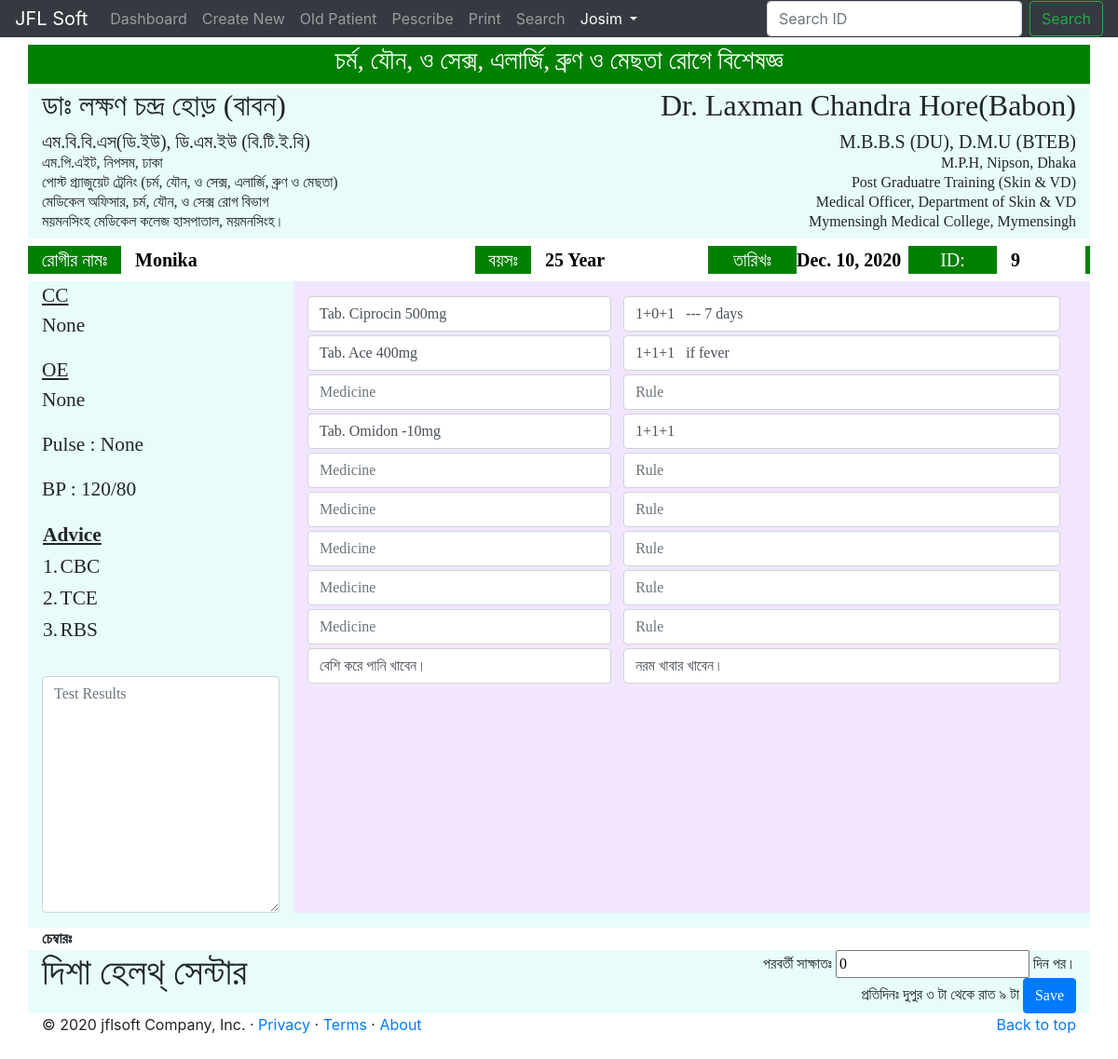
The page /update_medicine/9 (signed in) on the database its author committed.
### prescription/models.py (models this page shows, shortened)
class Patient(models.Model):
	name= models.CharField(max_length=100, null=True)
	age_y= models.IntegerField(null=True, blank=True)
	age_m= models.IntegerField(null=True, blank=True, default=0)
	age_d= models.IntegerField(null=True, blank=True, default=0)
	sex= models.CharField(choices=CATEGORY_CHOICES_SEX, max_length=100)
	cc= models.CharField(max_length=300, null=True, blank=True)
	oe= models.CharField(max_length=300, null=True, blank=True)
	pulse= models.CharField(max_length=50, null=True, blank=True)
	bp= models.CharField(max_length=50, null=True, blank=True)
	test = models.ManyToManyField(Test, blank=True)
	others_test= models.CharField(max_length=400, null=True, blank=True)
	date=models.DateField(auto_now=False,auto_now_add=False,default=today)
	status= models.BooleanField(default=False)

class Test(models.Model):
	title= models.CharField(max_length=200)

class Medicine(models.Model):
	patientname = models.ForeignKey(Patient, on_delete=models.CASCADE, null=True, blank=True)
	test_result= models.TextField(blank=True)
	date = models.DateTimeField(auto_now_add=True)
	next_visit = models.IntegerField(default=0, null= True, blank=True)
	diagonosis = models.CharField(max_length=200, null=True, blank=True)
	advice = models.CharField(max_length=200, null=True, blank=True)
	med1= models.CharField(max_length=200, null=True, blank=True)
	rule1= models.CharField(max_length=200, null=True, blank=True)
	med2= models.CharField(max_length=200, null=True, blank=True)
	rule2= models.CharField(max_length=200, null=True, blank=True)
	med3= models.CharField(max_length=200, null=True, blank=True)
	rule3= models.CharField(max_length=200, null=True, blank=True)
	med4= models.CharField(max_length=200, null=True, blank=True)
	rule4= models.CharField(max_length=200, null=True, blank=True)
	med5= models.CharField(max_length=200, null=True, blank=True)
	rule5= models.CharField(max_length=200, null=True, blank=True)
	med6= models.CharField(max_length=200, null=True, blank=True)
	rule6= models.CharField(max_length=200, null=True, blank=True)
	med7= models.CharField(max_length=200, null=True, blank=True)
	rule7= models.CharField(max_length=200, null=True, blank=True)
	med8= models.CharField(max_length=200, null=True, blank=True)
	rule8= models.CharField(max_length=200, null=True, blank=True)
	med9= models.CharField(max_length=200, null=True, blank=True)
	rule9= models.CharField(max_length=200, null=True, blank=True)
	med10= models.CharField(max_length=200, null=True, blank=True)
	rule10= models.CharField(max_length=200, null=True, blank=True)

### prescription/views.py (the view, shortened to what this page needs)
# urls.py: path('update_medicine/<int:pk>', views.UpdateMedicineView.as_view(), name='update_medicine'),
class UpdateMedicineView(LoginRequiredMixin, UpdateView):
    model = Medicine
    fields = ['test_result','next_visit','diagonosis','advice','med1','rule1','med2','rule2','med3',
            'rule3','med4','rule4','med5','rule5','med6','rule6','med7','rule7','med8','rule8','med9','rule9','med10','rule10'
        ]
    template_name_suffix = '_update_form'
    def get_context_data(self, *args, **kwargs):
        idd=self.kwargs['pk']
        pati = Medicine.objects.get(id=idd)
        context = super().get_context_data(**kwargs)
        context['patient'] = Patient.objects.get(id=pati.patientname.id)
        return context

### prescription/templates/prescription/medicine_update_form.html (shortened to what this page needs)
{% extends 'prescription/base.html' %}
{% load widget_tweaks %}
{% load static %}
{% block content %}
  <link href="{% static 'assets/bootstrap/css/bootstrap.min.css' %}" rel="stylesheet">
<div class="container main-box">
    <div class="row mt-3 box">
      <div class="col-sm-12" style=" background-color: green; color: white; text-align: center;"><h3>চর্ম, যৌন, ও সেক্স, এলার্জি, ব্রুণ ও মেছতা রোগে বিশেষজ্ঞ</h3></div>
    </div>
    <div class="row mt-1 box">
      <div class="col-sm-6" style="line-height: 5px;">
      	<h2>ডাঃ লক্ষণ চন্দ্র হোড় (বাবন)</h2>
      	<h5>এম.বি.বি.এস(ডি.ইউ), ডি.এম.ইউ (বি.টি.ই.বি)</h5>
      	<p>এম.পি.এইট, নিপসম, ঢাকা</p>
      	<p>পোস্ট গ্র্যাজুয়েট ট্রেনিং (চর্ম, যৌন, ও সেক্স, এলার্জি, ব্রুণ ও মেছতা)</p>
      	<p>মেডিকেল অফিসার, চর্ম, যৌন, ও সেক্স রোগ বিভাগ</p>
      	<p>ময়মনসিংহ মেডিকেল কলেজ হাসপাতাল, ময়মনসিংহ।</p>
      </div>
      <div class="col-sm-6" style="text-align: right; line-height: 5px;">
      	<h2>Dr. Laxman Chandra Hore(Babon)</h2>
      	<h5>M.B.B.S (DU), D.M.U (BTEB)</h5>
      	<p>M.P.H, Nipson, Dhaka</p>
      	<p>Post Graduatre Training (Skin & VD)</p>
      	<p>Medical Officer, Department of Skin & VD</p>
      	<p>Mymensingh Medical College, Mymensingh</p>
  	  </div>
    </div>
    <div class="row mt-2 box" style=" background-color: green; color: white; font-size: 20px; text-align: center;">
      <div class="col-" style="width: 100px;">রোগীর নামঃ</div>
      <div class="col-sm-4" style=" background-color: white; color: black; text-align: left;"><b>
      {{ patient.name }}</b></div>
      <div class="col-" style="width: 60px;">বয়সঃ</div>
      <div class="col-sm-2" style=" background-color: white; color: black; text-align: left;">
      	{% if patient.age_y %}
      	<b>{{ patient.age_y}} Year</b>
      	{% endif %}
      </div>
      <div class="col-sm-1" style="">তারিখঃ </div>
      <div class="col-" style=" background-color: white; color: black; text-align: left; width: 120px;"><b> {{ patient.date }}</b></div>
      <div class="col-sm-1">ID: </div>
      <div class="col-sm-1" style=" background-color: white; color: black; text-align: left;"><b>{{ patient.id }}</b></div>
    </div>
    <div class="row mt-2 box" style="height: ;">
      <div class="col-sm-3" style="font-size: 16pt;">
      	<u>CC</u>
      	<p>{{ patient.cc }}</p>
		<u>OE</u>
		<p>{{ patient.oe }}</p>
		<p>Pulse : {{ patient.pulse }}</p>
		<p>BP : {{patient.bp}}</p>
      	<table style="font-size: 16pt;">
      		<tr>
		        <th colspan="12"><u>Advice</u></th>
		      </tr>
      	  {% for order_item in patient.test.all %}
		      <tr>
		        <td>{{ forloop.counter }}. </td>
		        <td> {{ order_item.title }}</td>
		      </tr>
		  {% endfor %}
		</table>
		<br/>
<form form method="POST">
		<p>{% render_field form.test_result class="form-control" placeholder="Test Results" %}</p>
      </div>
	<div class="form-group col-sm-9" style="text-align:; background-color: #f2e6ff;">
		<div class="row">
	        <div class="col-sm-5 mt-3">
                {% render_field form.med1 class="form-control" placeholder="Medicine" %}
            </div>
	        <div class="col-sm-7 mt-3" style="margin-left: -2%;">
                {% render_field form.rule1 class="form-control" placeholder="Rule" %}
            </div>
        </div>
		<div class="row">
	        <div class="col-sm-5 mt-1">
                {% render_field form.med2 class="form-control" placeholder="Medicine" %}
            </div>
	        <div class="col-sm-7 mt-1" style="margin-left: -2%;">
                {% render_field form.rule2 class="form-control" placeholder="Rule" %}
            </div>
        </div>
		<div class="row">
	        <div class="col-sm-5 mt-1">
                {% render_field form.med3 class="form-control" placeholder="Medicine" %}
            </div>
	        <div class="col-sm-7 mt-1" style="margin-left: -2%;">
                {% render_field form.rule3 class="form-control" placeholder="Rule" %}
            </div>
        </div>
		<div class="row">
	        <div class="col-sm-5 mt-1">
                {% render_field form.med4 class="form-control" placeholder="Medicine" %}
            </div>
	        <div class="col-sm-7 mt-1" style="margin-left: -2%;">
                {% render_field form.rule4 class="form-control" placeholder="Rule" %}
            </div>
        </div>
		<div class="row">
	        <div class="col-sm-5 mt-1">
                {% render_field form.med5 class="form-control" placeholder="Medicine" %}
            </div>
	        <div class="col-sm-7 mt-1" style="margin-left: -2%;">
                {% render_field form.rule5 class="form-control" placeholder="Rule" %}
            </div>
        </div>
		<div class="row">
	        <div class="col-sm-5 mt-1">
                {% render_field form.med6 class="form-control" placeholder="Medicine" %}
            </div>
	        <div class="col-sm-7 mt-1" style="margin-left: -2%;">
                {% render_field form.rule6 class="form-control" placeholder="Rule" %}
            </div>
        </div>
		<div class="row">
	        <div class="col-sm-5 mt-1">
                {% render_field form.med7 class="form-control" placeholder="Medicine" %}
            </div>
	        <div class="col-sm-7 mt-1" style="margin-left: -2%;">
                {% render_field form.rule7 class="form-control" placeholder="Rule" %}
            </div>
        </div>
		<div class="row">
	        <div class="col-sm-5 mt-1">
                {% render_field form.med8 class="form-control" placeholder="Medicine" %}
            </div>
	        <div class="col-sm-7 mt-1" style="margin-left: -2%;">
                {% render_field form.rule8 class="form-control" placeholder="Rule" %}
            </div>
        </div>
		<div class="row">
	        <div class="col-sm-5 mt-1">
                {% render_field form.med9 class="form-control" placeholder="Medicine" %}
            </div>
	        <div class="col-sm-7 mt-1" style="margin-left: -2%;">
                {% render_field form.rule9 class="form-control" placeholder="Rule" %}
            </div>
        </div>
		<div class="row">
	        <div class="col-sm-5 mt-1">
                {% render_field form.med10 class="form-control" placeholder="Medicine/Advices" %}
            </div>
	        <div class="col-sm-7 mt-1" style="margin-left: -2%;">
                {% render_field form.rule10 class="form-control" placeholder="Rule/Advices" %}
            </div>
        </div>
  	</div>
 </div>
<b>চেম্বারঃ</b>
	<div class="row box">
		<div class="col-sm-6"><h1>দিশা হেলথ্ সেন্টার</h1></div>
		<div class="col-sm-6 text-right">
			পরবর্তী সাক্ষাতঃ {% render_field form.next_visit class="" placeholder="0" %} দিন পর। <br/>
			প্রতিদিনঃ দুপুর ৩ টা থেকে রাত ৯ টা
		<input class="btn btn-primary" type="submit" name="submit" value="Save">
		</div>
	</div>
</div>
{% endblock %}

### prescription/templates/prescription/base.html (shortened to what this page needs)
{% load static %}
<!doctype html>
<html lang="en">
  <head>
  <link href="{% static 'assets/bootstrap/css/bootstrap.min.css' %}" rel="stylesheet">
    <link href="{% static 'this/carousel.css' %}" rel="stylesheet">
    <header>
  <nav class="navbar navbar-expand-lg navbar-dark fixed-top bg-dark py-0">
    <a class="navbar-brand" href="{% url 'index' %}">JFL Soft</a>
    <div class="collapse navbar-collapse" id="navbarCollapse">
      <ul class="navbar-nav mr-auto">
          {% if user.is_authenticated %}
            <li class="nav-item">
              <a href="{% url 'patient_list' %}" class="nav-link">Dashboard</a>
            </li>
            <li class="nav-item">
              <a href="{% url 'create' %}" class="nav-link">Create New</a>
            </li>
            <li class="nav-item">
              <a href="{% url 'old_patient_search' %}" class="nav-link">Old Patient</a>
            </li>
            <li class="nav-item">
              <a href="{% url 'search' %}" class="nav-link">Pescribe</a>
            </li>
            <li class="nav-item">
              <a href="{% url 'print' %}" class="nav-link">Print</a>
            </li>
            <li class="nav-item">
              <a href="{% url 'search' %}" class="nav-link">Search</a>
            </li>
          <li class="nav-item dropdown">
              <a class="nav-link dropdown-toggle text-white" href="#" id="navbarDropdown" role="button" data-toggle="dropdown" aria-haspopup="true" aria-expanded="false">
                   {{ user.username }}
              </a>
            </li>
          {% endif %}
      </ul>
      <form class="form-inline mt-2 mt-md-0" action="{% url 'search' %}">
        <input class="form-control mr-sm-2" type="text" placeholder="Search ID" name="search_id" class="" placeholder=" ID" aria-label="Search">
        <button class="btn btn-outline-success my-2 my-sm-0" type="submit">Search</button>
      </form>
    </div>
  </nav>
</header>
{% block content %}
{% endblock %}
  <footer class="container">
    <p class="float-right"><a href="#">Back to top</a></p>
    <p>&copy; 2020 jflsoft Company, Inc. &middot; <a href="#">Privacy</a> &middot; <a href="#">Terms</a> &middot; <a href="{% url 'about' %}">About</a></p>
  </footer>
</html>

### prescription/templates/prescription/medicine_update_form.html (style rules this page uses)
.box { background-color: #e8fcfc; }
.main-box { font-family: Kalpurush; }

### rows shown on the page
Patient: name "Monika", age_y "25", date "Dec. 10, 2020", id "9", cc "None", oe "None", pulse "None", bp "120/80"
Test: title "CBC"
Test: title "TCE"
Test: title "RBS"
Medicine: med1 "Tab. Ciprocin 500mg", rule1 "1+0+1 --- 7 days", med2 "Tab. Ace 400mg", rule2 "1+1+1 if fever", med4 "Tab. Omidon -10mg", rule4 "1+1+1", med10 "বেশি করে পানি খাবেন।", rule10 "নরম খাবার খাবেন।", next_visit "0"

### other values the page prints
{{ user.username }} "Josim"
